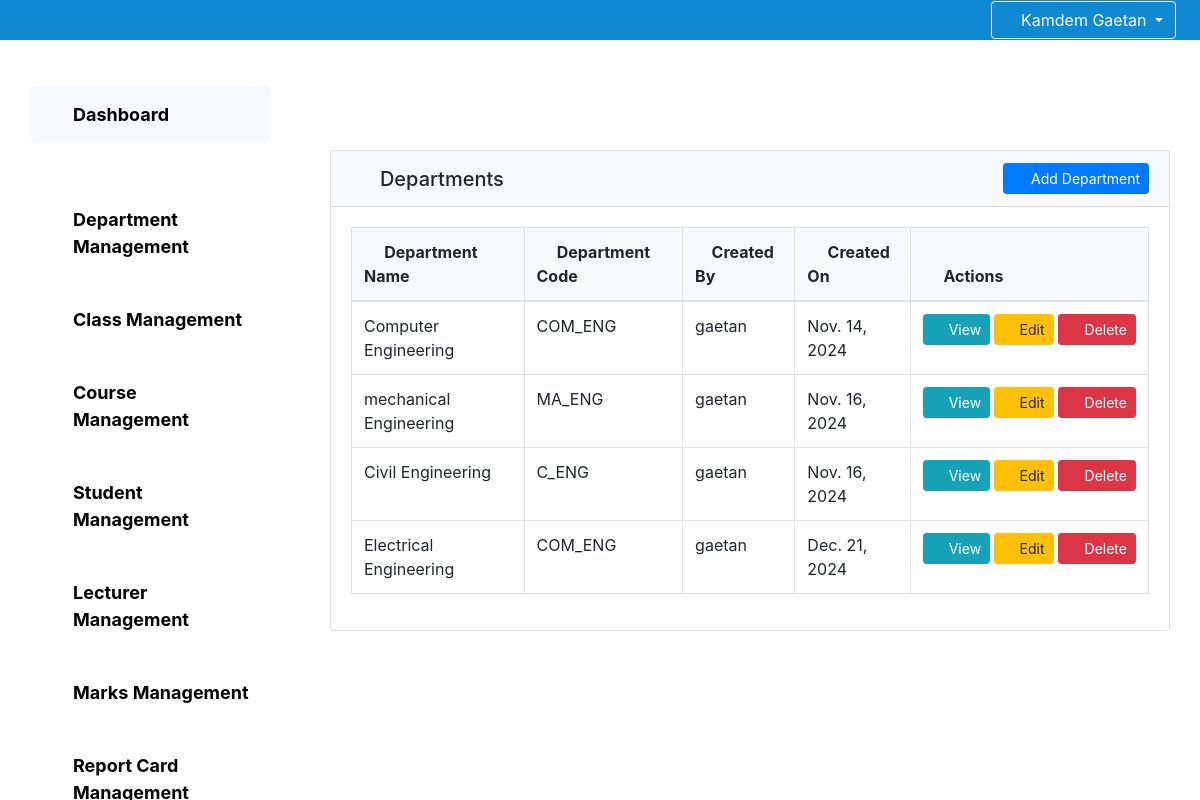
Screenshot of /administration/managedepartment/ (signed in) with the database file from the repository.
### core/models.py (models this page shows, shortened)
class Department(models.Model):
    creator=models.ForeignKey(Administrator,on_delete=models.DO_NOTHING)
    departmentcode=models.CharField(max_length=20)
    departmentname=models.CharField(max_length=255)
    creationdate=models.DateField(default=timezone.now)

class Administrator(models.Model):
    user=models.OneToOneField(User,on_delete=models.CASCADE)
    firstname=models.CharField(max_length=255)
    lastname=models.CharField(max_length=255)
    email = models.EmailField(null=True)
    gender=models.CharField(max_length=1)
    creationdate=models.DateField(default=timezone.now)
    def __str__(self):
        return self.lastname

### core/Administration/views.py (the view)
# urls.py: path('managedepartment/',views_administration.managedepartments, name='managedepartment'),
@login_required
def managedepartments(request):
    departments=Department.objects.all
    return render(request,'administration/managedepartment.html',{"departments":departments})

### template/Administration/managedepartment.html (shortened to what this page needs)
{% extends "Administration/base.html" %}
{% block dash %}
<div class="container" style="margin-top: 80px; margin-bottom: 80px;">
    <div class="row">
      <div class="col-md-12">
        <div class="card">
          <div class="card-header bg-light d-flex justify-content-between align-items-center">
            <h5 class="mb-0"><i class="fa fa-building mr-2"></i> Departments</h5>
            <a href="{% url 'administration:createdepartment' %}" class="btn btn-primary btn-sm">
              <i class="fa fa-plus-circle mr-1"></i> Add Department
            </a>
          </div>
          <div class="card-body">
            <div class="table-responsive">
              <table class="table table-bordered table-hover">
                <thead>
                  <tr class="bg-light">
                    <th><i class="fa fa-list-alt mr-1"></i> Department Name</th>
                    <th><i class="fa fa-barcode mr-1"></i> Department Code</th>
                    <th><i class="fa fa-user mr-1"></i>Created By</th>
                    <th><i class="fa fa-clock mr-1"></i> Created On</th>
                    <th><i class="fa fa-tools mr-1"></i> Actions</th>
                  </tr>
                </thead>
                <tbody>
                  {% for department in departments %}
                  <tr>
                    <td>{{ department.departmentname }}</td>
                    <td>{{ department.departmentcode }}</td>
                    <td>{{ department.creator }}</td>
                    <td>{{ department.creationdate }}</td>
                    <td>
                      <div class="d-flex justify-content-center">
                        <a href="{% url 'administration:viewdepartment' department.id %}" class="btn btn-info btn-sm mr-1 d-flex align-items-center">
                          <i class="fa fa-eye mr-1" style="font-size: 16px;"></i> View
                        </a>
                        <a href="{% url 'administration:updatedepartment' department.id %}" class="btn btn-warning btn-sm mr-1 d-flex align-items-center">
                          <i class="fa fa-edit mr-1" style="font-size: 16px;"></i> Edit
                        </a>
                        <button
                            type="button"
                            class="btn btn-danger btn-sm d-flex align-items-center"
                            data-toggle="modal"
                            data-target="#deleteModal"
                            data-id="{{ department.id }}">
                            <i class="fa fa-trash mr-1" style="font-size: 18px;"></i> Delete
                        </button>
                      </div>
                    </td>
                  </tr>
                  {% empty %}
                  <tr>
                    <td colspan="4" class="text-center">No departments available.</td>
                  </tr>
                  {% endfor %}
                </tbody>
              </table>
            </div>
          </div>
        </div>
      </div>
    </div>
</div>
{% endblock dash %}

### template/base.html (shortened to what this page needs)
{% load static %}
<!DOCTYPE html>
<html lang="en">
<head>
    <link rel="stylesheet" href='{% static "fontawesome/css/all.min.css" %}'>
    {% load bootstrap4 %}
    {% bootstrap_css %}
</head>
<body>
    <nav class="navbar navbar-expand-lg navbar-light bg-primary navbar-fixed">
        <form class="form-inline ml-auto">
            {% if request.user.is_authenticated %}
                <div class="dropdown">
                    <button class="btn btn-outline-light dropdown-toggle" type="button" id="userDropdown" data-toggle="dropdown" aria-haspopup="true" aria-expanded="false">
                        <i class="fas fa-user"></i> {{ request.user.get_full_name|title }}
                    </button>
                </div>
            {% endif %}
        </form>
    </nav>
    <div class="content-wrapper">
        {% block content %}{% endblock content %}
    </div>
    <link rel="stylesheet" href="{%static 'javascripts/bootoast.min.css'%}">
</body>
</html>

### template/base.html (style rules this page uses)
.navbar-fixed { position: fixed; top: 0; width: 100%; z-index: 1000; background-color: rgb(16, 137, 211) !important; padding:0px 2vw 0vw 5vw!important;I }
.content-wrapper { padding-top: 70px; }

### rows the page displays
Department: departmentname "Computer Engineering", departmentcode "COM_ENG", creator "gaetan", creationdate "Nov. 14, 2024"
Department: departmentname "mechanical Engineering", departmentcode "MA_ENG", creator "gaetan", creationdate "Nov. 16, 2024"
Department: departmentname "Civil Engineering", departmentcode "C_ENG", creator "gaetan", creationdate "Nov. 16, 2024"
Department: departmentname "Electrical Engineering", departmentcode "COM_ENG", creator "gaetan", creationdate "Dec. 21, 2024"

### other values shown
{{ request.user.get_full_name|title }} "Kamdem Gaetan"
